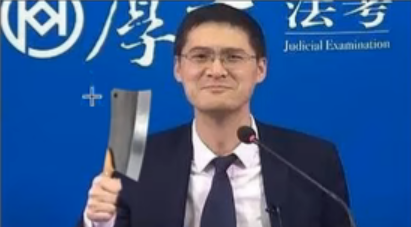
#> input picture face1.png, 411 x 227 px
$ python '人脸检测.py'
#> lines starting #> are read from the running program, lines starting #| are printed output that depends on the picture; after the words box and inside, x2 and y2 are one past the last pixel; in counts of white or black regions, pixels touching at a corner belong together
#> further down, img is the input picture: shape (227, 411, 3); mean B, G, R 144.2, 91.1, 55.3
import cv2 as cv

def face_detect():
    gray = cv.cvtColor(img,cv.COLOR_BGR2GRAY)
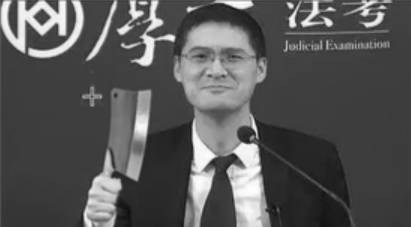
#> gray: shape (227, 411); min 15, max 253, mean 86.4
    face_detecter = cv.CascadeClassifier("haarcascade_frontalface_default.xml")
    face = face_detecter.detectMultiScale(gray,1.01,5,0,(100,100),(1000,1000))
#> face = [[159, 14, 114, 114]]
    for x,y,w,h in face:
        cv.rectangle(img,(x,y),(x+w,y+h),(0,0,255),thickness=2)
#> this loop made 1 pass
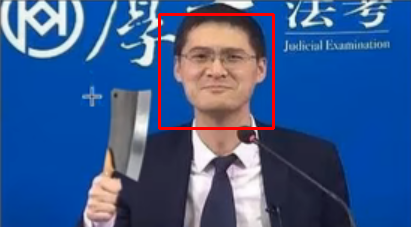
#> img: shape (227, 411, 3); 1.46% of pixels changed, all inside (x1, y1, x2, y2) = (158, 13, 275, 130)
    cv.imshow("result",img)

img=cv.imread("face1.png")
face_detect()
while True:
    if ord('q')==cv.waitKey(0):
#> (key q is pressed here)
        break

cv.destroyAllWindows()
